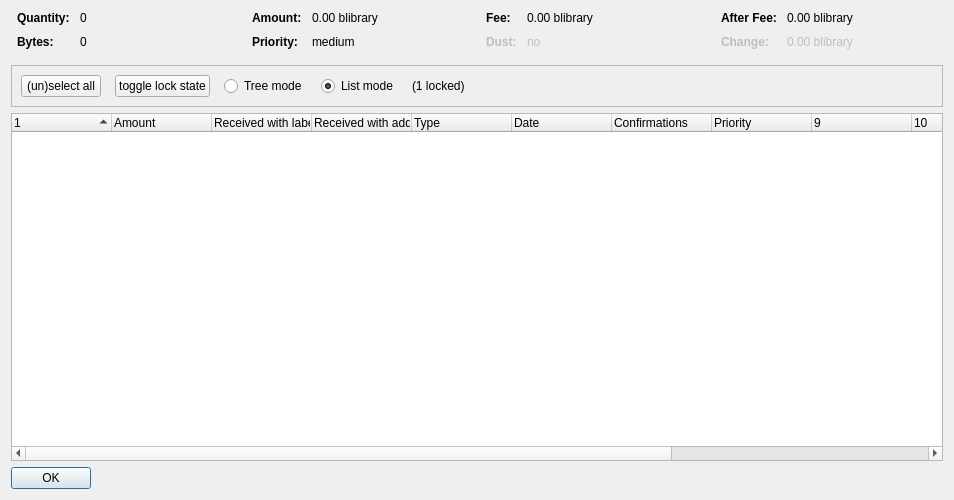
<?xml version="1.0" encoding="UTF-8"?>
<ui version="4.0">
 <class>CoinControlDialog</class>
 <widget class="QDialog" name="CoinControlDialog">
  <property name="geometry">
   <rect>
    <x>0</x>
    <y>0</y>
    <width>954</width>
    <height>500</height>
   </rect>
  </property>
  <property name="windowTitle">
   <string>Coin Selection</string>
  </property>
  <layout class="QVBoxLayout" name="verticalLayout">
   <item>
    <layout class="QHBoxLayout" name="horizontalLayoutTop" stretch="0,0,0,0">
     <property name="topMargin">
      <number>0</number>
     </property>
     <property name="bottomMargin">
      <number>10</number>
     </property>
     <item>
      <layout class="QFormLayout" name="formLayoutCoinControl1">
       <property name="horizontalSpacing">
        <number>10</number>
       </property>
       <property name="verticalSpacing">
        <number>10</number>
       </property>
       <property name="leftMargin">
        <number>6</number>
       </property>
       <property name="rightMargin">
        <number>6</number>
       </property>
       <item row="0" column="0">
        <widget class="QLabel" name="labelCoinControlQuantityText">
         <property name="font">
          <font>
           <weight>75</weight>
           <bold>true</bold>
          </font>
         </property>
         <property name="text">
          <string>Quantity:</string>
         </property>
        </widget>
       </item>
       <item row="0" column="1">
        <widget class="QLabel" name="labelCoinControlQuantity">
         <property name="cursor">
          <cursorShape>IBeamCursor</cursorShape>
         </property>
         <property name="contextMenuPolicy">
          <enum>Qt::ActionsContextMenu</enum>
         </property>
         <property name="text">
          <string notr="true">0</string>
         </property>
         <property name="textInteractionFlags">
          <set>Qt::LinksAccessibleByMouse|Qt::TextSelectableByKeyboard|Qt::TextSelectableByMouse</set>
         </property>
        </widget>
       </item>
       <item row="1" column="0">
        <widget class="QLabel" name="labelCoinControlBytesText">
         <property name="font">
          <font>
           <weight>75</weight>
           <bold>true</bold>
          </font>
         </property>
         <property name="text">
          <string>Bytes:</string>
         </property>
        </widget>
       </item>
       <item row="1" column="1">
        <widget class="QLabel" name="labelCoinControlBytes">
         <property name="cursor">
          <cursorShape>IBeamCursor</cursorShape>
         </property>
         <property name="contextMenuPolicy">
          <enum>Qt::ActionsContextMenu</enum>
         </property>
         <property name="text">
          <string notr="true">0</string>
         </property>
         <property name="textInteractionFlags">
          <set>Qt::LinksAccessibleByMouse|Qt::TextSelectableByKeyboard|Qt::TextSelectableByMouse</set>
         </property>
        </widget>
       </item>
      </layout>
     </item>
     <item>
      <layout class="QFormLayout" name="formLayoutCoinControl2">
       <property name="horizontalSpacing">
        <number>10</number>
       </property>
       <property name="verticalSpacing">
        <number>10</number>
       </property>
       <property name="leftMargin">
        <number>6</number>
       </property>
       <property name="rightMargin">
        <number>6</number>
       </property>
       <item row="0" column="0">
        <widget class="QLabel" name="labelCoinControlAmountText">
         <property name="font">
          <font>
           <weight>75</weight>
           <bold>true</bold>
          </font>
         </property>
         <property name="text">
          <string>Amount:</string>
         </property>
        </widget>
       </item>
       <item row="0" column="1">
        <widget class="QLabel" name="labelCoinControlAmount">
         <property name="cursor">
          <cursorShape>IBeamCursor</cursorShape>
         </property>
         <property name="contextMenuPolicy">
          <enum>Qt::ActionsContextMenu</enum>
         </property>
         <property name="text">
          <string notr="true">0.00 blibrary</string>
         </property>
         <property name="textInteractionFlags">
          <set>Qt::LinksAccessibleByMouse|Qt::TextSelectableByKeyboard|Qt::TextSelectableByMouse</set>
         </property>
        </widget>
       </item>
       <item row="1" column="0">
        <widget class="QLabel" name="labelCoinControlPriorityText">
         <property name="font">
          <font>
           <weight>75</weight>
           <bold>true</bold>
          </font>
         </property>
         <property name="text">
          <string>Priority:</string>
         </property>
        </widget>
       </item>
       <item row="1" column="1">
        <widget class="QLabel" name="labelCoinControlPriority">
         <property name="cursor">
          <cursorShape>IBeamCursor</cursorShape>
         </property>
         <property name="contextMenuPolicy">
          <enum>Qt::ActionsContextMenu</enum>
         </property>
         <property name="text">
          <string>medium</string>
         </property>
         <property name="textInteractionFlags">
          <set>Qt::LinksAccessibleByMouse|Qt::TextSelectableByKeyboard|Qt::TextSelectableByMouse</set>
         </property>
        </widget>
       </item>
      </layout>
     </item>
     <item>
      <layout class="QFormLayout" name="formLayoutCoinControl3">
       <property name="horizontalSpacing">
        <number>10</number>
       </property>
       <property name="verticalSpacing">
        <number>10</number>
       </property>
       <property name="leftMargin">
        <number>6</number>
       </property>
       <property name="rightMargin">
        <number>6</number>
       </property>
       <item row="0" column="0">
        <widget class="QLabel" name="labelCoinControlFeeText">
         <property name="font">
          <font>
           <weight>75</weight>
           <bold>true</bold>
          </font>
         </property>
         <property name="text">
          <string>Fee:</string>
         </property>
        </widget>
       </item>
       <item row="0" column="1">
        <widget class="QLabel" name="labelCoinControlFee">
         <property name="cursor">
          <cursorShape>IBeamCursor</cursorShape>
         </property>
         <property name="contextMenuPolicy">
          <enum>Qt::ActionsContextMenu</enum>
         </property>
         <property name="text">
          <string notr="true">0.00 blibrary</string>
         </property>
         <property name="textInteractionFlags">
          <set>Qt::LinksAccessibleByMouse|Qt::TextSelectableByKeyboard|Qt::TextSelectableByMouse</set>
         </property>
        </widget>
       </item>
       <item row="1" column="0">
        <widget class="QLabel" name="labelCoinControlLowOutputText">
         <property name="enabled">
          <bool>false</bool>
         </property>
         <property name="font">
          <font>
           <weight>75</weight>
           <bold>true</bold>
          </font>
         </property>
         <property name="text">
          <string>Dust:</string>
         </property>
        </widget>
       </item>
       <item row="1" column="1">
        <widget class="QLabel" name="labelCoinControlLowOutput">
         <property name="enabled">
          <bool>false</bool>
         </property>
         <property name="cursor">
          <cursorShape>IBeamCursor</cursorShape>
         </property>
         <property name="contextMenuPolicy">
          <enum>Qt::ActionsContextMenu</enum>
         </property>
         <property name="text">
          <string>no</string>
         </property>
         <property name="textInteractionFlags">
          <set>Qt::LinksAccessibleByMouse|Qt::TextSelectableByKeyboard|Qt::TextSelectableByMouse</set>
         </property>
        </widget>
       </item>
      </layout>
     </item>
     <item>
      <layout class="QFormLayout" name="formLayoutCoinControl4">
       <property name="horizontalSpacing">
        <number>10</number>
       </property>
       <property name="verticalSpacing">
        <number>10</number>
       </property>
       <property name="leftMargin">
        <number>6</number>
       </property>
       <property name="rightMargin">
        <number>6</number>
       </property>
       <item row="0" column="0">
        <widget class="QLabel" name="labelCoinControlAfterFeeText">
         <property name="font">
          <font>
           <weight>75</weight>
           <bold>true</bold>
          </font>
         </property>
         <property name="text">
          <string>After Fee:</string>
         </property>
        </widget>
       </item>
       <item row="0" column="1">
        <widget class="QLabel" name="labelCoinControlAfterFee">
         <property name="cursor">
          <cursorShape>IBeamCursor</cursorShape>
         </property>
         <property name="contextMenuPolicy">
          <enum>Qt::ActionsContextMenu</enum>
         </property>
         <property name="text">
          <string notr="true">0.00 blibrary</string>
         </property>
         <property name="textInteractionFlags">
          <set>Qt::LinksAccessibleByMouse|Qt::TextSelectableByKeyboard|Qt::TextSelectableByMouse</set>
         </property>
        </widget>
       </item>
       <item row="1" column="0">
        <widget class="QLabel" name="labelCoinControlChangeText">
         <property name="enabled">
          <bool>false</bool>
         </property>
         <property name="font">
          <font>
           <weight>75</weight>
           <bold>true</bold>
          </font>
         </property>
         <property name="text">
          <string>Change:</string>
         </property>
        </widget>
       </item>
       <item row="1" column="1">
        <widget class="QLabel" name="labelCoinControlChange">
         <property name="enabled">
          <bool>false</bool>
         </property>
         <property name="cursor">
          <cursorShape>IBeamCursor</cursorShape>
         </property>
         <property name="contextMenuPolicy">
          <enum>Qt::ActionsContextMenu</enum>
         </property>
         <property name="text">
          <string notr="true">0.00 blibrary</string>
         </property>
         <property name="textInteractionFlags">
          <set>Qt::LinksAccessibleByMouse|Qt::TextSelectableByKeyboard|Qt::TextSelectableByMouse</set>
         </property>
        </widget>
       </item>
      </layout>
     </item>
    </layout>
   </item>
   <item>
    <widget class="QFrame" name="frame">
     <property name="minimumSize">
      <size>
       <width>0</width>
       <height>40</height>
      </size>
     </property>
     <property name="frameShape">
      <enum>QFrame::StyledPanel</enum>
     </property>
     <property name="frameShadow">
      <enum>QFrame::Sunken</enum>
     </property>
     <layout class="QHBoxLayout" name="horizontalLayout">
      <item>
       <layout class="QHBoxLayout" name="horizontalLayoutPanel" stretch="0,0,0,0,0,0">
        <property name="spacing">
         <number>14</number>
        </property>
        <item>
         <widget class="QPushButton" name="pushButtonSelectAll">
          <property name="sizePolicy">
           <sizepolicy hsizetype="Maximum" vsizetype="Fixed">
            <horstretch>0</horstretch>
            <verstretch>0</verstretch>
           </sizepolicy>
          </property>
          <property name="text">
           <string>(un)select all</string>
          </property>
          <property name="autoDefault">
           <bool>false</bool>
          </property>
         </widget>
        </item>
        <item>
         <widget class="QPushButton" name="pushButtonToggleLock">
          <property name="sizePolicy">
           <sizepolicy hsizetype="Maximum" vsizetype="Fixed">
            <horstretch>0</horstretch>
            <verstretch>0</verstretch>
           </sizepolicy>
          </property>
          <property name="text">
           <string>toggle lock state</string>
          </property>
          <property name="autoDefault">
           <bool>false</bool>
          </property>
         </widget>
        </item>
        <item>
         <widget class="QRadioButton" name="radioTreeMode">
          <property name="sizePolicy">
           <sizepolicy hsizetype="Maximum" vsizetype="Fixed">
            <horstretch>0</horstretch>
            <verstretch>0</verstretch>
           </sizepolicy>
          </property>
          <property name="text">
           <string>Tree mode</string>
          </property>
         </widget>
        </item>
        <item>
         <widget class="QRadioButton" name="radioListMode">
          <property name="sizePolicy">
           <sizepolicy hsizetype="Maximum" vsizetype="Fixed">
            <horstretch>0</horstretch>
            <verstretch>0</verstretch>
           </sizepolicy>
          </property>
          <property name="text">
           <string>List mode</string>
          </property>
          <property name="checked">
           <bool>true</bool>
          </property>
         </widget>
        </item>
        <item>
         <widget class="QLabel" name="labelLocked">
          <property name="text">
           <string>(1 locked)</string>
          </property>
         </widget>
        </item>
        <item>
         <spacer name="horizontalSpacer">
          <property name="orientation">
           <enum>Qt::Horizontal</enum>
          </property>
          <property name="sizeHint" stdset="0">
           <size>
            <width>40</width>
            <height>20</height>
           </size>
          </property>
         </spacer>
        </item>
       </layout>
      </item>
     </layout>
    </widget>
   </item>
   <item>
    <widget class="CoinControlTreeWidget" name="treeWidget">
     <property name="contextMenuPolicy">
      <enum>Qt::CustomContextMenu</enum>
     </property>
     <property name="sortingEnabled">
      <bool>false</bool>
     </property>
     <property name="columnCount">
      <number>13</number>
     </property>
     <attribute name="headerShowSortIndicator" stdset="0">
      <bool>true</bool>
     </attribute>
     <attribute name="headerStretchLastSection">
      <bool>false</bool>
     </attribute>
     <column>
      <property name="text">
       <string/>
      </property>
     </column>
     <column>
      <property name="text">
       <string>Amount</string>
      </property>
     </column>
     <column>
      <property name="text">
       <string>Received with label</string>
      </property>
     </column>
     <column>
      <property name="text">
       <string>Received with address</string>
      </property>
     </column>
     <column>
      <property name="text">
	<string>Type</string>
      </property>
     </column>
     <column>
      <property name="text">	 
       <string>Date</string>
      </property>
     </column>
     <column>
      <property name="text">
       <string>Confirmations</string>
      </property>
      <property name="toolTip">
       <string>Confirmed</string>
      </property>
     </column>
     <column>
      <property name="text">
       <string>Priority</string>
      </property>
     </column>
     <column>
      <property name="text">
       <string/>
      </property>
     </column>
     <column>
      <property name="text">
       <string/>
      </property>
     </column>
     <column>
      <property name="text">
       <string/>
      </property>
     </column>
     <column>
      <property name="text">
       <string/>
      </property>
     </column>
     <column>
      <property name="text">
       <string/>
      </property>
     </column>
    </widget>
   </item>
   <item>
    <widget class="QDialogButtonBox" name="buttonBox">
     <property name="sizePolicy">
      <sizepolicy hsizetype="Maximum" vsizetype="Fixed">
       <horstretch>0</horstretch>
       <verstretch>0</verstretch>
      </sizepolicy>
     </property>
     <property name="orientation">
      <enum>Qt::Horizontal</enum>
     </property>
     <property name="standardButtons">
      <set>QDialogButtonBox::Ok</set>
     </property>
    </widget>
   </item>
  </layout>
 </widget>
 <customwidgets>
  <customwidget>
   <class>CoinControlTreeWidget</class>
   <extends>QTreeWidget</extends>
   <header>coincontroltreewidget.h</header>
  </customwidget>
 </customwidgets>
 <resources/>
 <connections/>
</ui>
